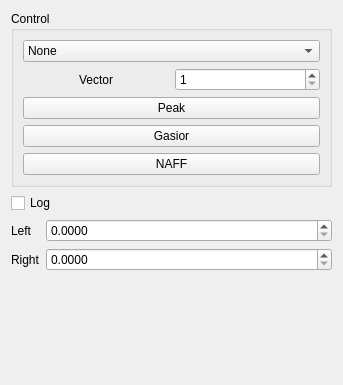
<?xml version="1.0" encoding="UTF-8"?>
<ui version="4.0">
 <class>Form</class>
 <widget class="QWidget" name="Form">
  <property name="geometry">
   <rect>
    <x>0</x>
    <y>0</y>
    <width>343</width>
    <height>385</height>
   </rect>
  </property>
  <property name="sizePolicy">
   <sizepolicy hsizetype="MinimumExpanding" vsizetype="MinimumExpanding">
    <horstretch>0</horstretch>
    <verstretch>0</verstretch>
   </sizepolicy>
  </property>
  <property name="windowTitle">
   <string>Form</string>
  </property>
  <layout class="QVBoxLayout" name="verticalLayout_2">
   <item>
    <widget class="QGroupBox" name="groupBox">
     <property name="title">
      <string>Control</string>
     </property>
     <layout class="QVBoxLayout" name="verticalLayout">
      <item>
       <widget class="QComboBox" name="checkWindowBox">
        <item>
         <property name="text">
          <string>None</string>
         </property>
        </item>
        <item>
         <property name="text">
          <string>Hann</string>
         </property>
        </item>
        <item>
         <property name="text">
          <string>Hamming</string>
         </property>
        </item>
       </widget>
      </item>
      <item>
       <layout class="QHBoxLayout" name="horizontalLayout">
        <item>
         <widget class="QLabel" name="sing_label">
          <property name="text">
           <string>Vector</string>
          </property>
          <property name="alignment">
           <set>Qt::AlignCenter</set>
          </property>
         </widget>
        </item>
        <item>
         <widget class="QSpinBox" name="singularSBox">
          <property name="minimum">
           <number>1</number>
          </property>
          <property name="maximum">
           <number>16</number>
          </property>
         </widget>
        </item>
       </layout>
      </item>
      <item>
       <widget class="QPushButton" name="usePeakBtn">
        <property name="text">
         <string>Peak</string>
        </property>
        <property name="checkable">
         <bool>true</bool>
        </property>
        <attribute name="buttonGroup">
         <string notr="true">buttonGroup</string>
        </attribute>
       </widget>
      </item>
      <item>
       <widget class="QPushButton" name="useGassiorBtn">
        <property name="text">
         <string>Gasior</string>
        </property>
        <property name="checkable">
         <bool>true</bool>
        </property>
        <attribute name="buttonGroup">
         <string notr="true">buttonGroup</string>
        </attribute>
       </widget>
      </item>
      <item>
       <widget class="QPushButton" name="useNaffBtn">
        <property name="styleSheet">
         <string notr="true">selection-color: rgb(0, 255, 0);</string>
        </property>
        <property name="text">
         <string>NAFF</string>
        </property>
        <property name="checkable">
         <bool>true</bool>
        </property>
        <attribute name="buttonGroup">
         <string notr="true">buttonGroup</string>
        </attribute>
       </widget>
      </item>
     </layout>
    </widget>
   </item>
   <item>
    <widget class="QCheckBox" name="log_mod">
     <property name="text">
      <string>Log</string>
     </property>
    </widget>
   </item>
   <item>
    <layout class="QFormLayout" name="formLayout">
     <item row="0" column="0">
      <widget class="QLabel" name="lb_label">
       <property name="text">
        <string>Left</string>
       </property>
      </widget>
     </item>
     <item row="0" column="1">
      <widget class="QDoubleSpinBox" name="lboardSBox">
       <property name="correctionMode">
        <enum>QAbstractSpinBox::CorrectToNearestValue</enum>
       </property>
       <property name="keyboardTracking">
        <bool>false</bool>
       </property>
       <property name="decimals">
        <number>4</number>
       </property>
       <property name="maximum">
        <double>0.500000000000000</double>
       </property>
       <property name="singleStep">
        <double>0.001000000000000</double>
       </property>
      </widget>
     </item>
     <item row="1" column="0">
      <widget class="QLabel" name="rb_label">
       <property name="text">
        <string>Right</string>
       </property>
      </widget>
     </item>
     <item row="1" column="1">
      <widget class="QDoubleSpinBox" name="rboardSBox">
       <property name="correctionMode">
        <enum>QAbstractSpinBox::CorrectToNearestValue</enum>
       </property>
       <property name="keyboardTracking">
        <bool>false</bool>
       </property>
       <property name="decimals">
        <number>4</number>
       </property>
       <property name="maximum">
        <double>0.500000000000000</double>
       </property>
       <property name="singleStep">
        <double>0.001000000000000</double>
       </property>
      </widget>
     </item>
    </layout>
   </item>
  </layout>
 </widget>
 <resources/>
 <connections/>
 <buttongroups>
  <buttongroup name="buttonGroup"/>
 </buttongroups>
</ui>
